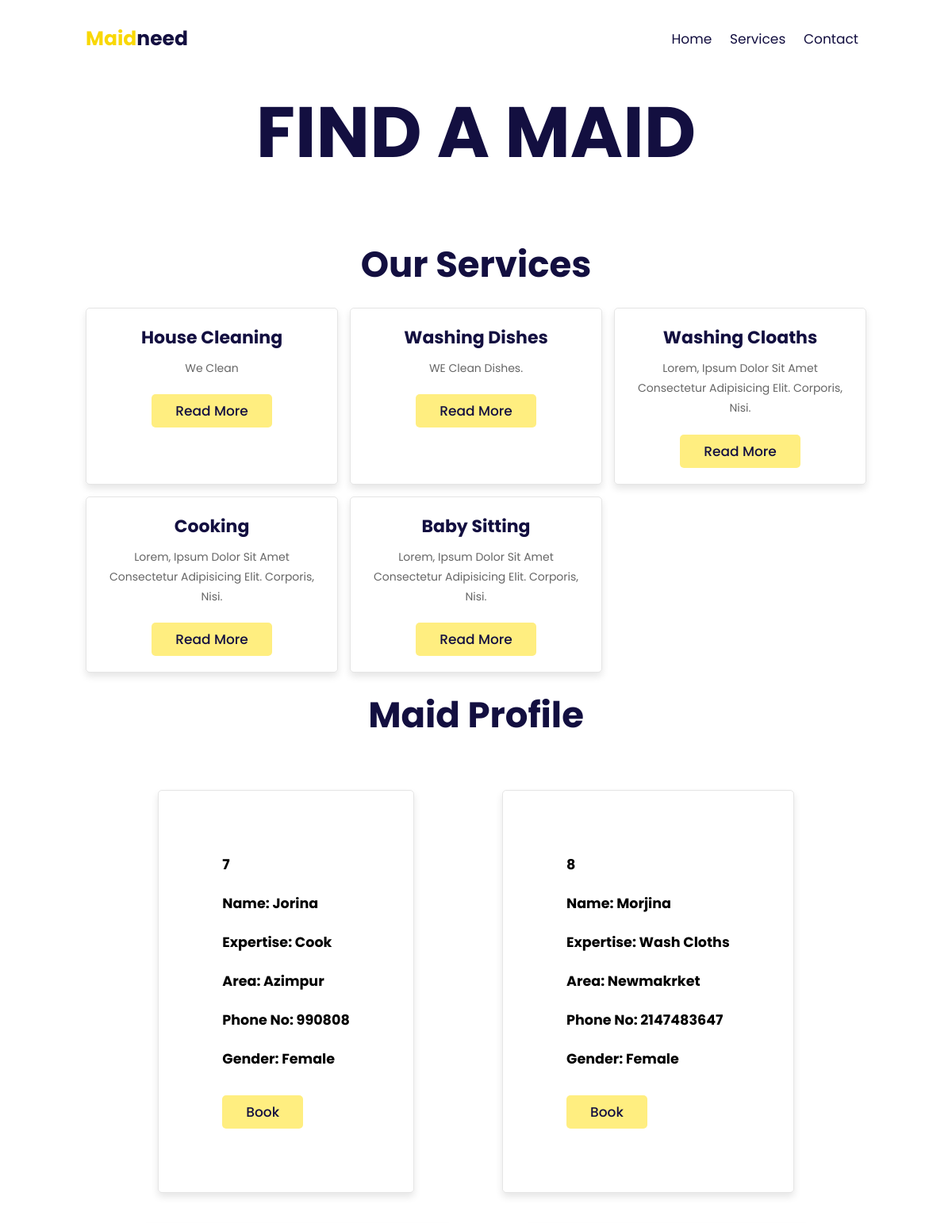
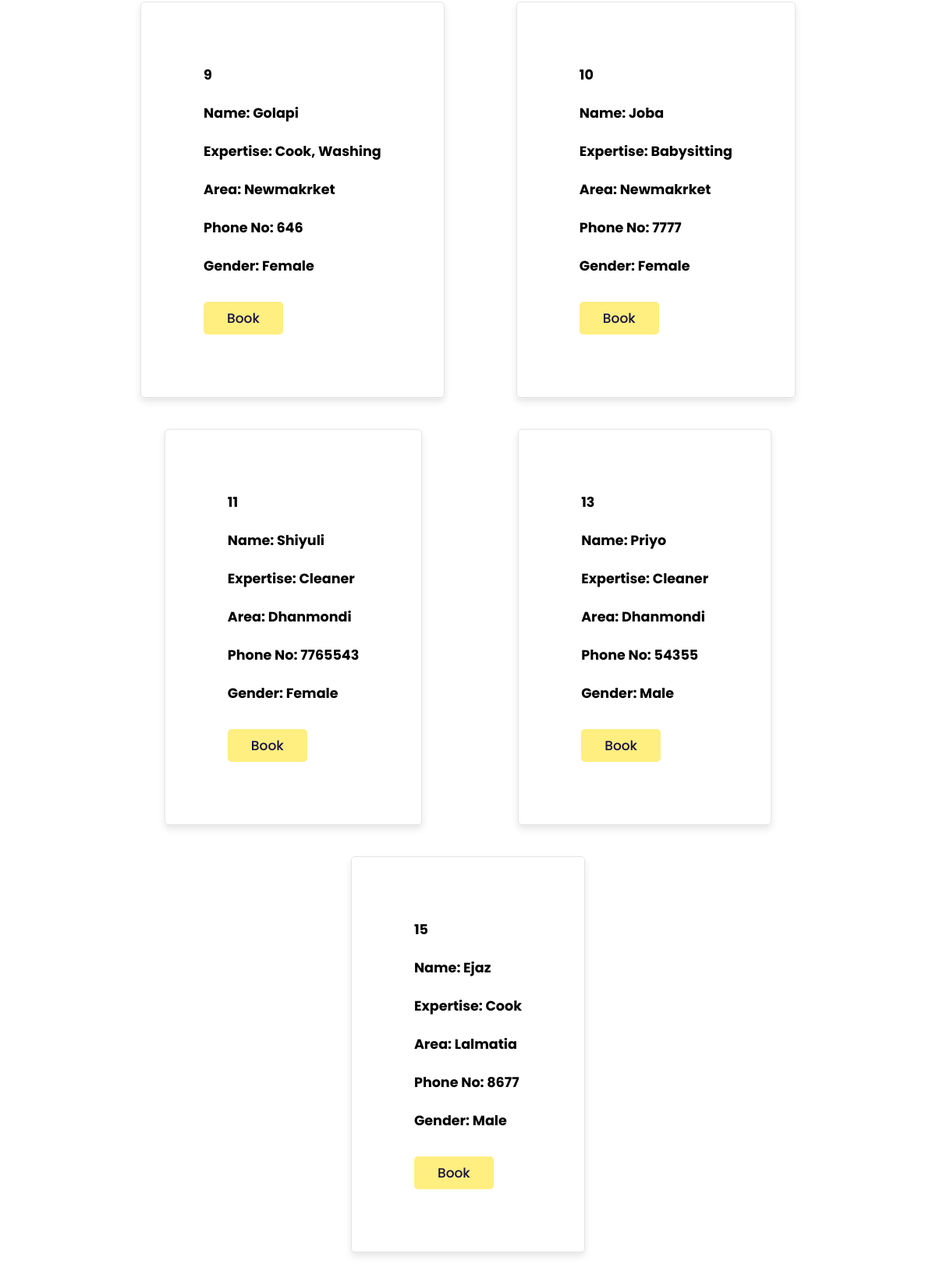
The app's page /Needmaid/index.php (upper part) with its own data (2 pictures, top to bottom).
### tables this page shows
CREATE TABLE `maid` (
  `id` int(5) NOT NULL,
  `name` varchar(250) NOT NULL,
  `address` text NOT NULL,
  `phoneno` int(11) NOT NULL,
  `area` text NOT NULL,
  `gender` text NOT NULL,
  `expertise` text NOT NULL,
  `age` int(11) NOT NULL
);

### Needmaid/index.php (the view, shortened to what this page needs)
<?php include 'config/database.php';?>
<!DOCTYPE html>
<html lang="en">
<head>
    <link rel="stylesheet" href="https://unpkg.com/swiper@7/swiper-bundle.min.css" />
    <link rel="stylesheet" href="https://cdnjs.cloudflare.com/ajax/libs/font-awesome/5.15.4/css/all.min.css">
    <link rel="stylesheet" href="css/style.css">
</head>
<body>
<header class="header">
    <a href="#" class="logo"> <span>Maid</span>need </a>
    <nav class="navbar">
        <a href="#home">home</a>
        <a href="#services">services</a>
        <a href="#contact">contact</a>
    </nav>
</header>
<section class="home" id="home">
    <h3 data-speed="-2" class="home-parallax">find a maid</h3>
</section>
<section class="services" id="services">
    <h1 class="heading"> our <span>services</span> </h1>
    <div class="box-container">
        <div class="box">
            <h3>House Cleaning</h3>
            <p>We clean</p>
            <a href="#" class="btn"> read more</a>
        </div>
        <div class="box">
            <h3>Washing Dishes</h3>
            <p>WE clean dishes.</p>
            <a href="#" class="btn"> read more</a>
        </div>
        <div class="box">
            <h3>Washing cloaths</h3>
            <p>Lorem, ipsum dolor sit amet consectetur adipisicing elit. Corporis, nisi.</p>
            <a href="#" class="btn"> read more</a>
        </div>
        <div class="box">
            <h3>Cooking</h3>
            <p>Lorem, ipsum dolor sit amet consectetur adipisicing elit. Corporis, nisi.</p>
            <a href="#" class="btn"> read more</a>
        </div>
        <div class="box">
            <h3>Baby sitting</h3>
            <p>Lorem, ipsum dolor sit amet consectetur adipisicing elit. Corporis, nisi.</p>
            <a href="#" class="btn"> read more</a>
        </div>
    </div>
</section>
<?php
 $sql = 'SELECT * FROM maid';
 $result = mysqli_query($conn, $sql);
 $maid = mysqli_fetch_all($result, MYSQLI_ASSOC);
?>
<h1 class="heading"> <span>Maid</span> profile </h1>
<section class="frame" id="featured">
 <?php foreach($maid as $item):?>
    <div class="card">
  <div class="container">
                   <h3><?php echo $item['id']; ?></h3> <br>
                    <h3> <label for="">Name: </label><?php echo $item['name']; ?></h3> <br>
                    <h3><label for="">Expertise: </label><?php echo $item['expertise']; ?></h3> <br>
                    <h3><label for="">Area: </label><?php echo $item['area']; ?></h3> <br>
                    <h3><label for="">Phone no: </label><?php echo $item['phoneno']; ?></h3> <br>
                    <h3><label for="">Gender: </label><?php echo $item['gender']; ?></h3> <br>
                    <a href="#lfc" class="btn"
                        onclick="transferId(
                            <?php echo $item['id'] ?>)">book</a>
  </div>
</div>
    <?php endforeach; ?>
</section>
</body>
</html>

### Needmaid/css/style.css (style rules this page uses)
:root { --yellow:#f9d806; --light-yellow:#ffee80; --black:#130f40; --light-color:#666; --box-shadow:0 .5rem 1rem rgba(0,0,0,.1); --border:.1rem solid rgba(0,0,0,.1); }
* { font-family: 'Poppins', sans-serif; margin:0; padding:0; box-sizing: border-box; outline: none; border:none; text-decoration: none; text-transform: capitalize; transition: .2s linear; }
html { font-size: 62.5%; overflow-x: hidden; scroll-padding-top: 7rem; scroll-behavior: smooth; }
section { padding:2rem 9%; }
.heading { padding-bottom: 2rem; text-align: center; font-size: 4.5rem; color:var(--black); }
.btn { display: inline-block; margin-top: 1rem; padding:.8rem 3rem; background:var(--light-yellow); color:var(--black); cursor: pointer; font-size: 1.7rem; border-radius: .5rem; font-weight: 500; text-align: center; }
.header { display: flex; align-items: center; justify-content: space-between; position: fixed; top:0; left:0; right:0; padding:3rem 9%; z-index: 1000; background: #fff; }
.header .logo { font-size: 2.5rem; color:var(--black); font-weight: bold; }
.header .logo span { color:var(--yellow); }
.header .navbar a { margin:0 1rem; font-size: 1.7rem; color:var(--black); }
.home { padding-top: 10rem; text-align: center; overflow-x: hidden; }
.home h3 { color:var(--black); font-size: 7.5vw; text-transform: uppercase; }
.services .box-container { display: grid; grid-template-columns: repeat(auto-fit, minmax(30rem, 1fr)); gap:1.5rem; }
.services .box-container .box { padding:2rem; border-radius: .5rem; box-shadow: var(--box-shadow); border:var(--border); text-align: center; }
.services .box-container .box h3 { font-size: 2.2rem; color:var(--black); }
.services .box-container .box p { line-height: 1.8; padding:1rem 0; font-size: 1.4rem; color:var(--light-color); }
.frame { display: flex; justify-content: space-evenly ; flex-wrap: wrap; }
.card { padding: 80px; margin: 20px; font-size: 1.5rem; box-shadow: var(--box-shadow); border:var(--border); border-radius: .5rem; text-align: left; }
.frame .card label { text-align: left; }

### records on screen
maid: id "7", name "Jorina", expertise "Cook", area "Azimpur", phoneno "990808", gender "Female"
maid: id "8", name "Morjina", expertise "Wash Cloths", area "Newmakrket", phoneno "2147483647", gender "Female"
maid: id "9", name "Golapi", expertise "Cook, Washing", area "Newmakrket", phoneno "646", gender "Female"
maid: id "10", name "Joba", expertise "Babysitting", area "Newmakrket", phoneno "7777", gender "Female"
maid: id "11", name "Shiyuli", expertise "Cleaner", area "Dhanmondi", phoneno "7765543", gender "Female"
maid: id "13", name "Priyo", expertise "Cleaner", area "Dhanmondi", phoneno "54355", gender "Male"
maid: id "15", name "Ejaz", expertise "Cook", area "Lalmatia", phoneno "8677", gender "Male"
